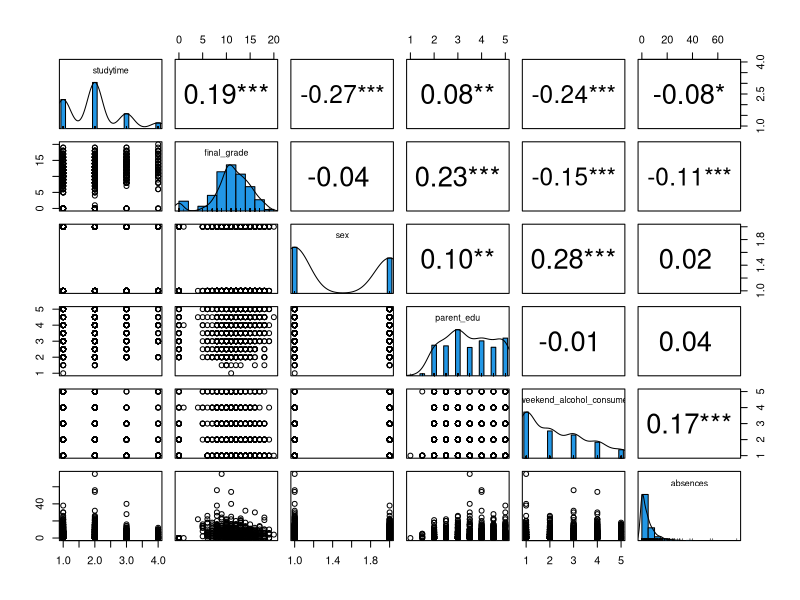
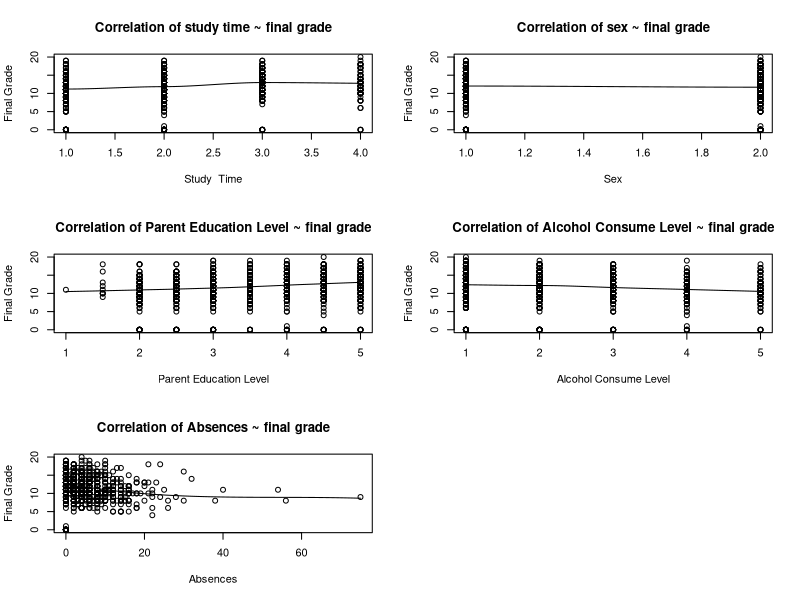
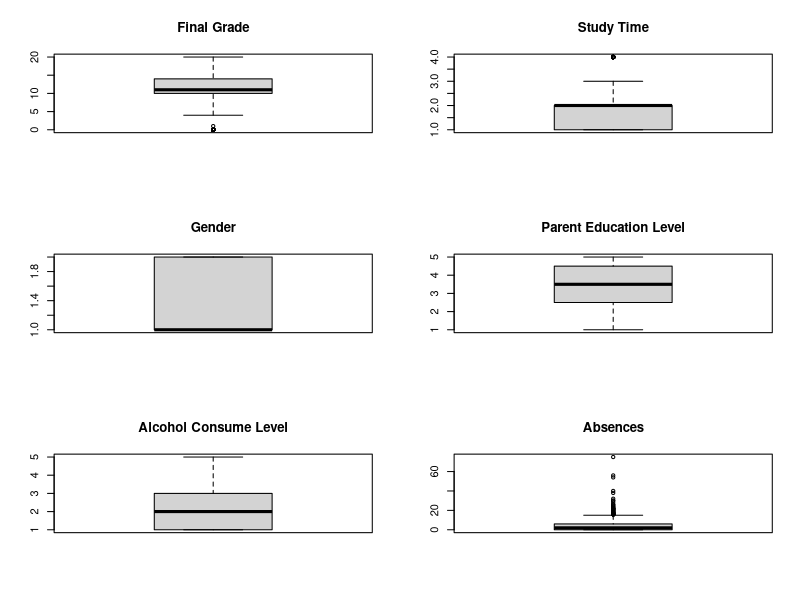
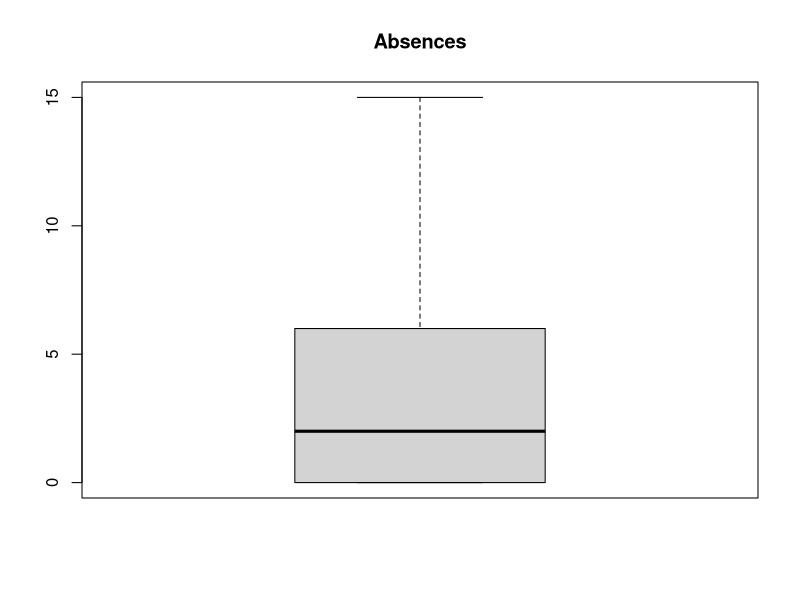
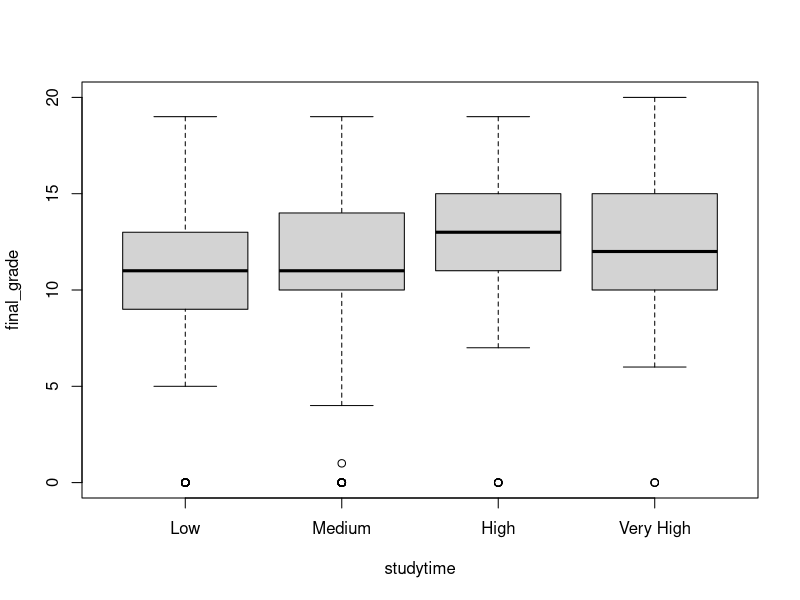
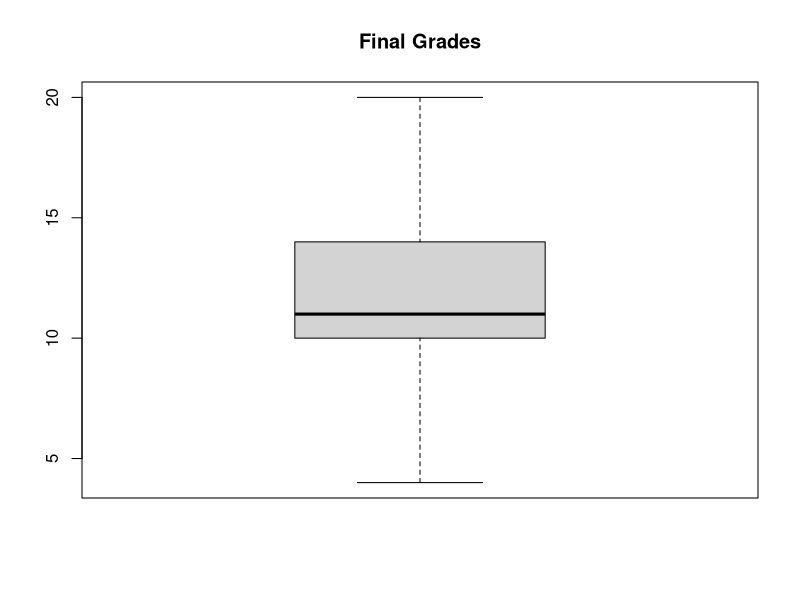
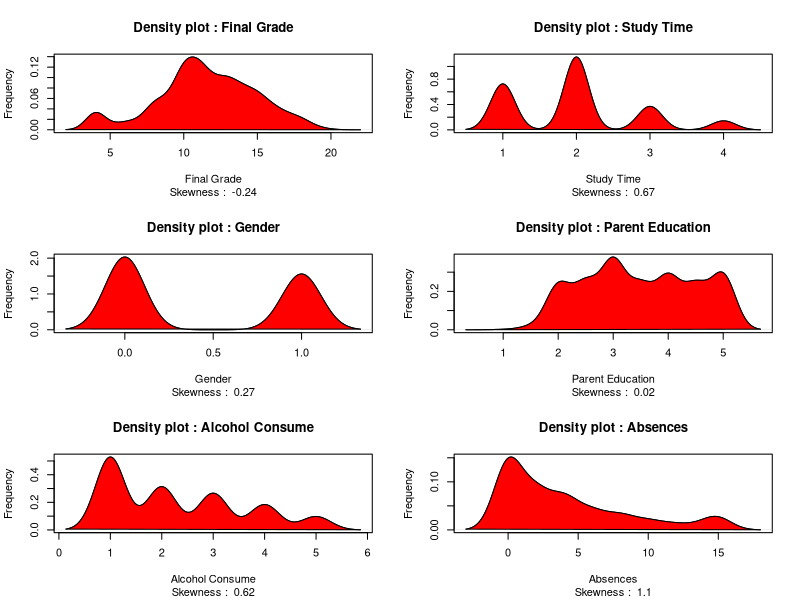
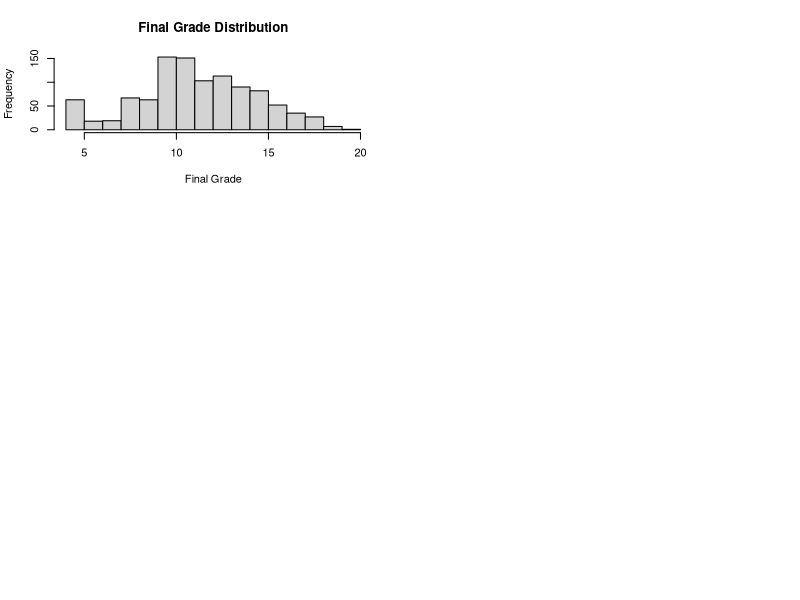

These charts were generated, in order, by the following R code: (Note: this script raises an error after producing the figures.)
library(e1071)
library(psych)
library(MASS)
library(dplyr)
library(lmtest)
library(car)
library(sandwich)
library(caret)
library(Metrics)

students <- read.csv('students_cleaned.csv')
View(students)

str(students)



students <- students %>%
  mutate(
    # Nominal variables
    school = factor(school),
    
    sex = factor(sex,
                 levels = c("Female", "Male")),
    
    address = factor(address,
                     levels = c("Urban", "Rural")),
    
    famsize = factor(famsize,
                     levels = c("Small", "Large")),
    
    parent_status = factor(parent_status,
                           levels = c("Together", "Apart")),
    
    Mjob = factor(Mjob),
    Fjob = factor(Fjob),
    reason = factor(reason),
    guardian = factor(guardian),
    
    subject = factor(subject),
    
    performance = factor(performance,
                         levels = c("Low", "Medium", "High"),
                         ordered = TRUE),
    
    absence_level = factor(absence_level,
                           levels = c("Low", "Moderate", "High"),
                           ordered = TRUE),
    
    
    # Binary variables
    schoolsup = factor(schoolsup,
                       levels = c("no", "yes")),
    
    famsup = factor(famsup,
                    levels = c("no", "yes")),
    
    paid = factor(paid,
                  levels = c("no", "yes")),
    
    activities = factor(activities,
                        levels = c("no", "yes")),
    
    nursery = factor(nursery,
                     levels = c("no", "yes")),
    
    higher = factor(higher,
                    levels = c("no", "yes")),
    
    internet = factor(internet,
                      levels = c("no", "yes")),
    
    romantic = factor(romantic,
                      levels = c("no", "yes")),
    
    
    # Ordinal variables
    mother_edu = factor(mother_edu,
                        levels = 0:4,
                        ordered = TRUE),
    
    father_edu = factor(father_edu,
                        levels = 0:4,
                        ordered = TRUE),
    
    studytime = factor(studytime,
                       levels = c("Low", "Medium", "High", "Very High"),
                       ordered = TRUE),
    
    failures = factor(failures,
                      levels = 0:3,
                      ordered = TRUE),
    
    traveltime = factor(traveltime,
                        levels = 1:4,
                        ordered = TRUE),
    
    famrel = factor(famrel,
                    levels = 1:5,
                    ordered = TRUE),
    
    freetime = factor(freetime,
                      levels = 1:5,
                      ordered = TRUE),
    
    goout = factor(goout,
                   levels = 1:5,
                   ordered = TRUE),
    
    weekday_alcohol_consume = factor(
      weekday_alcohol_consume,
      levels = 1:5,
      ordered = TRUE
    ),
    
    weekend_alcohol_consume = factor(
      weekend_alcohol_consume,
      levels = 1:5,
      ordered = TRUE
    ),
    
    health = factor(health,
                    levels = 1:5,
                    ordered = TRUE)
  )

str(students)

student_subset <- students %>%
  dplyr::select(
    studytime,
    final_grade,
    sex,
    parent_edu,
    weekend_alcohol_consume,
    absences
  )

View(student_subset)


windows(20,10)

pairs.panels(student_subset,
             smooth = FALSE,      # If TRUE, draws loess smooths
             scale = FALSE,      # If TRUE, scales the correlation text font
             density = TRUE,     # If TRUE, adds density plots and histograms
             ellipses = FALSE,    # If TRUE, draws ellipses
             method = "spearman",# Correlation method (also "pearson" or "kendall")
             pch = 21,           # pch symbol
             lm = FALSE,         # If TRUE, plots linear fit rather than the LOESS (smoothed) fit
             cor = TRUE,         # If TRUE, reports correlations
             jiggle = FALSE,     # If TRUE, data points are jittered
             factor = 2,         # Jittering factor
             hist.col = 4,       # Histograms color
             stars = TRUE,       # If TRUE, adds significance level with stars
             ci = TRUE)          # If TRUE, adds confidence intervals


attach(student_subset)
windows(20,12)
par(mfrow= c(3,2))

scatter.smooth(x = studytime,
               y = final_grade,
               xlab = "Study  Time",
               ylab = "Final Grade", main = "Correlation of study time ~ final grade")

scatter.smooth(x = sex,
               y = final_grade,
               xlab = "Sex",
               ylab = "Final Grade", main = "Correlation of sex ~ final grade")

scatter.smooth(x = parent_edu,
               y = final_grade,
               xlab = "Parent Education Level",
               ylab = "Final Grade", main = "Correlation of Parent Education Level ~ final grade")

scatter.smooth(x = weekend_alcohol_consume,
               y = final_grade,
               xlab = "Alcohol Consume Level",
               ylab = "Final Grade", main = "Correlation of Alcohol Consume Level ~ final grade")

scatter.smooth(x = absences,
               y = final_grade,
               xlab = "Absences",
               ylab = "Final Grade", main = "Correlation of Absences ~ final grade")
detach(student_subset)


# Examining correlation between final grade and Independent variables

cor_data <- student_subset %>%
  mutate(
    studytime = as.numeric(studytime),
    sex = ifelse(sex == "Male", 1, 0),
    weekend_alcohol_consume = as.numeric(weekend_alcohol_consume)
  )

round(cor(cor_data), 2)

attach(cor_data)

# Examining the other variables
paste("Correlation for final grade and study time: ", round(cor(final_grade, studytime),2))
paste("Correlation for final grade and sex: ", round(cor(final_grade, sex),2))
paste("Correlation for final grade and parent education level: ", round(cor(final_grade, parent_edu),2))
paste("Correlation for final grade and alcohol consume level: ", round(cor(final_grade, weekend_alcohol_consume),2))
paste("Correlation for final grade and absences: ", round(cor(final_grade, absences),2))

detach(cor_data)


windows(20,10)
par(mfrow = c(3, 2)) # divide graph area in 3 rows by 2 columns
attach(student_subset)

boxplot(final_grade,
        main = "Final Grade") # box plot for 'Final Grade'

boxplot(studytime,
        main = "Study Time") # box plot for 'Study Time'

boxplot(sex,
        main = "Gender") # box plot for 'Gender'

boxplot(parent_edu,
        main = "Parent Education Level") # box plot for 'Parent Education Level'

boxplot(weekend_alcohol_consume,
        main = "Alcohol Consume Level") # box plot for 'Alcohol Consume Level'

boxplot(absences,
        main = "Absences") # box plot for 'Absences'


# Check outliers for absences
outlier_values <- boxplot.stats(absences)$out # outlier values.
outlier_values


# Apply Winsorization / Capping
# replace extreme values with boundary values


Q1 <- quantile(student_subset$absences, 0.25)
Q3 <- quantile(student_subset$absences, 0.75)

IQR_value <- Q3 - Q1


lower <- Q1 - 1.5 * IQR_value
upper <- Q3 + 1.5 * IQR_value

student_subset$absences_capped <- pmin(
  pmax(student_subset$absences, lower),
  upper
)

# check outlier values for absences_capped
outlier_values <- boxplot.stats(student_subset$absences_capped)$out
outlier_values

#check the boxplot for any outliers 
windows(10,10)
boxplot(student_subset$absences_capped,
        main = "Absences")


student_subset$sex_num <- ifelse(student_subset$sex == "Male", 1, 0)
student_subset$alcohol_consume <-  as.numeric(weekend_alcohol_consume)
# convert ordinal study time into numeric for modelling purposes
student_subset$studytime_num <- as.numeric(studytime)


windows(20,20)
boxplot(final_grade ~ studytime, data = student_subset)


# Check outliers for final grade
outlier_values <- boxplot.stats(final_grade)$out
outlier_values

# Apply Winsorization / Capping
# replace extreme values with boundary values


Q1 <- quantile(student_subset$final_grade, 0.25)
Q3 <- quantile(student_subset$final_grade, 0.75)

IQR_value <- Q3 - Q1

lower <- Q1 - 1.5 * IQR_value
upper <- Q3 + 1.5 * IQR_value

student_subset$final_grades_capped <- pmin(
  pmax(student_subset$final_grade, lower),
  upper
)

# check outlier values for grades_capped
outlier_values <- boxplot.stats(student_subset$final_grades_capped)$out
outlier_values

#check the boxplot for any outliers 
windows(10,10)
boxplot(student_subset$final_grades_capped,
        main = "Final Grades")


# Skewness function to examine normality
windows(30,20)
par(mfrow = c(3,2)) # divide graph area into 3 rows x 2 cols

# skewness of < -1 or > 1 = highly skewed
# -1 to -0.5 and 0.5 to 1 = moderately skewed
# Skewness of -0.5 to 0.5 = approx symetrical


plot(density(student_subset$final_grades_capped),
     main = "Density plot : Final Grade",
     ylab = "Frequency", xlab = "Final Grade",
     sub = paste("Skewness : ", round(e1071::skewness(student_subset$final_grades_capped), 2)))
polygon(density(student_subset$final_grades_capped), col = "red")

plot(density(student_subset$studytime_num),
     main = "Density plot : Study Time",
     ylab = "Frequency", xlab = "Study Time",
     sub = paste("Skewness : ", round(e1071::skewness(student_subset$studytime_num), 2)))
polygon(density(student_subset$studytime_num), col = "red")

plot(density(student_subset$sex_num),
     main = "Density plot : Gender",
     ylab = "Frequency", xlab = "Gender",
     sub = paste("Skewness : ", round(e1071::skewness(student_subset$sex_num), 2)))
polygon(density(student_subset$sex_num), col = "red")

plot(density(student_subset$parent_edu),
     main = "Density plot : Parent Education",
     ylab = "Frequency", xlab = "Parent Education",
     sub = paste("Skewness : ", round(e1071::skewness(student_subset$parent_edu), 2)))
polygon(density(student_subset$parent_edu), col = "red")

plot(density(student_subset$alcohol_consume),
     main = "Density plot : Alcohol Consume",
     ylab = "Frequency", xlab = "Alcohol Consume",
     sub = paste("Skewness : ", round(e1071::skewness(student_subset$alcohol_consume), 2)))
polygon(density(student_subset$alcohol_consume), col = "red")

plot(density(student_subset$absences_capped),
     main = "Density plot : Absences",
     ylab = "Frequency", xlab = "Absences",
     sub = paste("Skewness : ", round(e1071::skewness(student_subset$absences_capped), 2)))
polygon(density(student_subset$absences_capped), col = "red")



# Check normality of all variables using normality test
shapiro.test(student_subset$final_grades_capped)
shapiro.test(student_subset$studytime_num)
shapiro.test(student_subset$parent_edu)
shapiro.test(student_subset$alcohol_consume)
shapiro.test(student_subset$absences_capped)
shapiro.test(student_subset$sex_num)


hist(student_subset$final_grades_capped,
     breaks = 20,
     main = "Final Grade Distribution",
     xlab = "Final Grade")


model <- lm(final_grades_capped ~ 1,
            data = student_subset)

boxcox(model)

boxcox_result <-boxcox(model)


lambda <- boxcox_result$x[
  which.max(boxcox_result$y)
]

lambda

student_subset$final_grade_normalized <-
  (student_subset$final_grades_capped^lambda - 1) / lambda

shapiro.test(student_subset$final_grade_normalized)

hist(student_subset$final_grade_normalized,
     breaks = 20,
     main = "Final Grade Distribution",
     xlab = "Final Grade")


model_data <- student_subset %>%
  dplyr::select(
    final_grade_normalized,
    studytime_num,
    sex_num,
    parent_edu,
    alcohol_consume,
    absences_capped
  )

str(model_data)
summary(model_data)



# Model 1

model_1 <- lm(
  final_grade_normalized ~
    studytime_num +
    sex_num +
    parent_edu +
    alcohol_consume +
    absences_capped,
  data = model_data
)

summary(model_1)


# Remove sex from the variable list and develop model 2
# Since sex isn't significant in the list

model_2 <- lm(
  final_grade_normalized ~
    studytime_num +
    parent_edu +
    alcohol_consume +
    absences_capped,
  
  data = model_data
)

summary(model_2)


# model 3 

standardized_data <- model_data %>%
  mutate(across(everything(), scale))

standardized_model <- lm(
  final_grade_normalized ~
    
    studytime_num +
    parent_edu +
    alcohol_consume +
    absences_capped,
  
  data = standardized_data
)

summary(standardized_model)


# Check AIC and BIC 

AIC(
  model_1,
  model_2,
  standardized_model
)

BIC(
  model_1,
  model_2,
  standardized_model
)


# Compare the results in the table
comparison <- data.frame(
  
  Model = c(
    "Model 1 - Full Model",
    "Model 2- Reduced Model",
    "Standardized Model"
  ),
  
  AIC = c(
    AIC(model_1),
    AIC(model_2),
    AIC(standardized_model)
  ),
  
  BIC = c(
    BIC(model_1),
    BIC(model_2),
    BIC(standardized_model)
  ),
  
  Adjusted_R2 = c(
    summary(model_1)$adj.r.squared,
    summary(model_2)$adj.r.squared,
    summary(standardized_model)$adj.r.squared
  )
)

comparison

# FINAL MODEL DIAGNOSTICS and VALIDATION



# NORMALITY OF RESIDUALS

windows(15,6)
par(mfrow = c(1,2))

# Histogram
hist(
  residuals(model_2),
  main = "Histogram of Residuals",
  col = "skyblue",
  xlab = "Residuals"
)

# QQ Plot
qqnorm(residuals(model_2))
qqline(residuals(model_2),
       col = "red")

# Shapiro-Wilk test
shapiro.test(residuals(model_2))



# HOMOSCEDASTICITY
bptest(model_2)


# MULTICOLLINEARITY
vif(model_2)



# INDEPENDENCE OF ERRORS

durbinWatsonTest(model_2)

coeftest(
  model_2,
  vcov = vcovHC(model_2, type = "HC1")
)



# TRAIN TEST SPLIT


set.seed(123)

train_index <- createDataPartition(
  model_data$final_grade_normalized,
  p = 0.8,
  list = FALSE
)

train_data <- model_data[train_index, ]
test_data <- model_data[-train_index, ]


# TRAIN MODEL

train_model <- lm(
  final_grade_normalized ~
    
    studytime_num +
    parent_edu +
    alcohol_consume +
    absences_capped,
  
  data = train_data
)

summary(train_model)


# TEST PREDICTIONS

predictions <- predict(
  train_model,
  newdata = test_data
)

results <- data.frame(
  Actual = test_data$final_grade_normalized,
  Predicted = predictions
)

head(results)


# MODEL ACCURACY

# RMSE
rmse(
  test_data$final_grade_normalized,
  predictions
)

# MAE
mae(
  test_data$final_grade_normalized,
  predictions
)

# R-squared
cor(
  test_data$final_grade_normalized,
  predictions
)^2


# ACTUAL VS PREDICTED

windows(10,10)

plot(
  test_data$final_grade_normalized,
  predictions,
  
  xlab = "Actual Grades",
  ylab = "Predicted Grades",
  
  main = "Actual vs Predicted Grades",
  
  pch = 19,
  col = "blue"
)

abline(0,1,col="red")


# FORECASTING SCENARIOS

new_students <- data.frame(
  studytime_num = c(4,1,3,2),
  parent_edu = c(5,1,4,2),
  alcohol_consume = c(1,5,2,4),
  absences_capped = c(1,20,5,15)
)

forecast_predictions <- predict(
  train_model,
  newdata = new_students
)

forecast_results <- cbind(
  new_students,
  predicted_grade = forecast_predictions
)

forecast_results



# RESEARCH QUESTION TESTING


# RQ1
# Is there a significant relationship between
# study time and final grade?

summary(lm(final_grade_normalized ~ studytime_num,
           data = train_data))


# RQ2
# Is there a significant difference between
# male and female students?

summary(lm(final_grade_normalized ~ sex_num,
           data = train_data))



# RQ3
# Does parental education influence final grades?


summary(lm(final_grade_normalized ~ parent_edu,
           data = train_data))


# RQ4
# Alcohol consumption and final grades


summary(lm(final_grade_normalized ~ alcohol_consume,
           data = train_data))


# RQ5
# Absences and final grades


summary(lm(final_grade_normalized ~ absences_capped,
           data = train_data))
